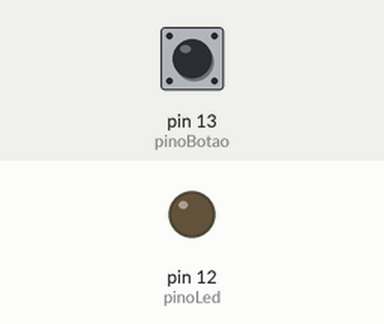
The sketch below on a simulated Arduino Uno, built with avr-gcc and run on an emulated ATmega328P. Shown: output pins drawn as LEDs (lit = HIGH). The inputs (shaded band) are chosen by the test bench; at power-on: pin 13 (pinoBotao) HIGH.

Above: at 1.2 s.
1.3 s: pin 13 (pinoBotao) pulled LOW for 0.15 s
At 1.37 s:
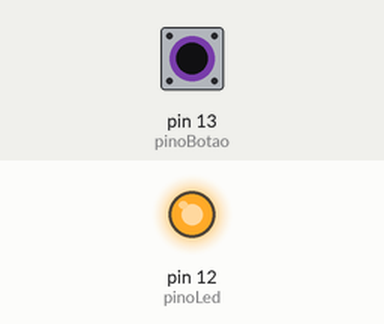
2.9 s: pin 13 (pinoBotao) pulled LOW for 3.2 s
At 7.4 s:
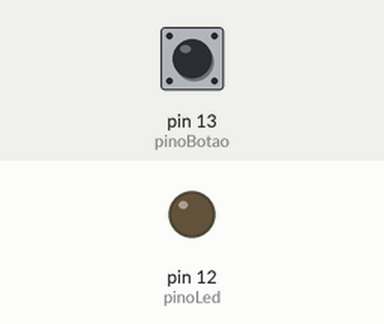
Timing chart, 0 to 8.9 s (numbered marks = the images above; inputs shaded):
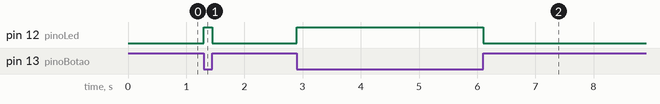

Measured:
- after the input at 1.3 s, pin 12 (pinoLed): LOW → HIGH at once, → LOW 0.15 s later
- after the input at 2.9 s, pin 12 (pinoLed): LOW → HIGH at once, → LOW 3.2 s later

The sketch:

projeto3_led_e_botao.ino
```cpp
int pinoLed = 12;
int pinoBotao = 13;

void setup() {
  pinMode(pinoLed, OUTPUT);
  pinMode(pinoBotao, INPUT_PULLUP); //input especial que faz a entrada ser sempre 1 e não 0, até o botão seja apertado
}

void loop() {
  if(digitalRead(pinoBotao) == LOW){
    digitalWrite(pinoLed, HIGH);

  }else{
    digitalWrite(pinoLed, LOW);
  }

}
```
